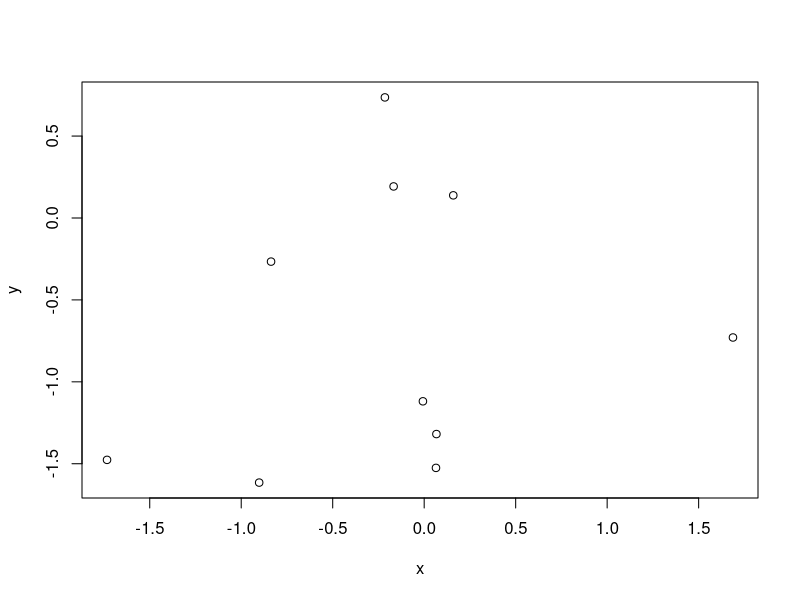

Write R code to recreate this figure.
## ---- chunk 1
x <- rnorm(10)
y <- rnorm(10)
## ---- chunk 2
plot(x,y)
